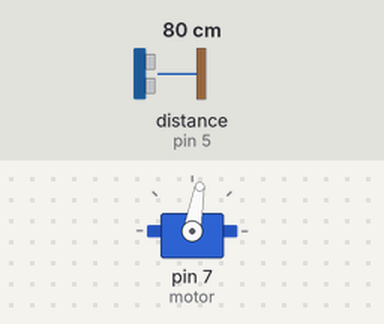
A sketch run on a simulated Arduino Uno, built with avr-gcc and run on an emulated ATmega328P. Shown: servo. Inputs (shaded band) come from the test bench; at power-on: distance to the obstacle (sensor on pin 5) 80 cm. The echo pulse lasts 58.3 µs per cm.

Above: at 1.2 s.
1.3 s: distance to the obstacle (sensor on pin 5) set to 2 cm
At 2.0 s:
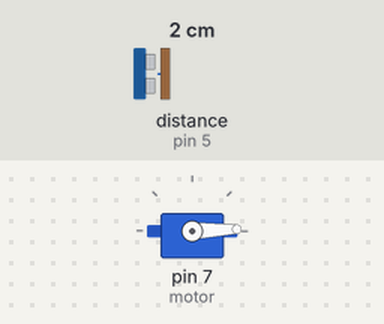
2.8 s: distance to the obstacle (sensor on pin 5) set to 35 cm
At 3.5 s:
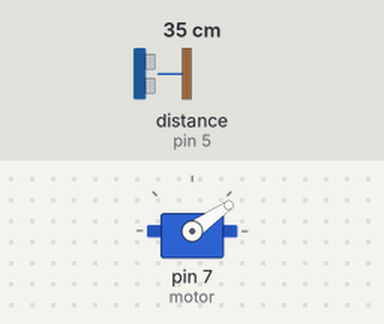
4.3 s: distance to the obstacle (sensor on pin 5) set to 60 cm
At 5.5 s:
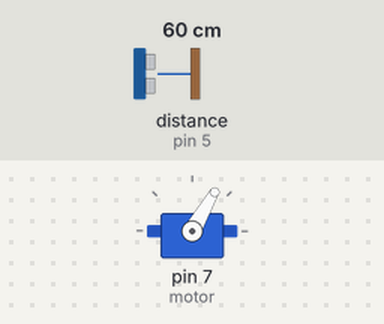
5.8 s: distance to the obstacle (sensor on pin 5) set to 120 cm
At 6.4 s:
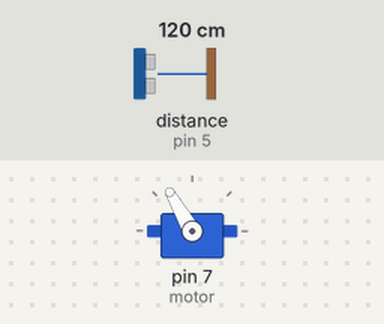
Timing chart, 0 to 8.3 s (numbered marks = the images above; inputs shaded):
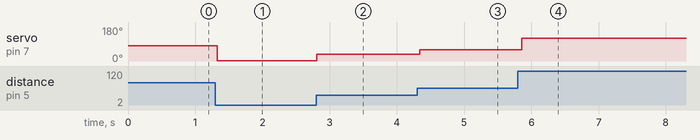

Measured:
- after the input at 1.3 s, servo on pin 7 (motor): 80° → 2° at once
- after the input at 2.8 s, servo on pin 7 (motor): 2° → 35° at once
- after the input at 4.3 s, servo on pin 7 (motor): 35° → 60° at once
- after the input at 5.8 s, servo on pin 7 (motor): 60° → 120° after 0.06 s

The sketch:

Ultrasonic_Servo_Motor.ino
```cpp
/* Esse exemplo utiliza o sensor ultrassônico para ajustar a posição do servo motor
 * de acordo com a distância do obstáculo.
 */
#include <Servo.h> // Inclui a biblioteca de controle do servo motor
#define motor 7 // Define pino que está conectado o servo motor

Servo servo; // Cria objeto da classe Servo para representar nosso servo motor

#include <Ultrasonic.h> // Inclui a biblioteca do sensor ultrassônico
#define pino_echo 5 // Define pino echo do sensor ultrassônico
#define pino_trigger 4 // Define pino trigger do sensor ultrassônico

Ultrasonic sensor_distancia (pino_trigger, pino_echo); // Cria objeto da classe Ultrasonic e usa os pinos do sensor como parâmetro

int dist; // Declara variável para armazenar o valor da distância
void setup() {
  Serial.begin (9600); // Inicia monitor serial
  servo.attach(motor); // Inicia servo no pino definido
  servo.write(0); // Inicia sistema com servo motor na posição 0

}

void loop() {

  dist = sensor_distancia.distanceRead(); // Atualiza valor da distância na variável "dist"
  if (dist > 0 && dist < 180){ // Só funciona se a distância estiver entre os limites do servo motor (0 a 180 graus)
    servo.write (dist); // Escreve valor da distância como posição do servo motor
    delay (50);
  }

}
```
